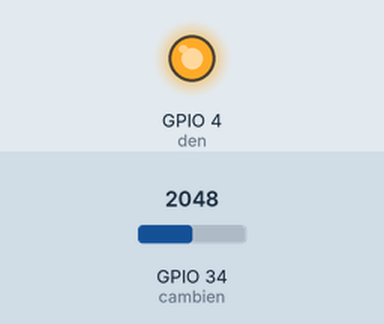
The sketch below on a simulated ESP32. Parts: output pins drawn as LEDs (lit = HIGH). Inputs (shaded band) come from the test bench; at power-on: GPIO 34 (cambien) = 2048. What the sketch prints to the serial monitor is not drawn.

Above: at 1.2 s.
1.3 s: GPIO 34 (cambien) set to 660
2.8 s: GPIO 34 (cambien) set to 569
At 3.7 s:
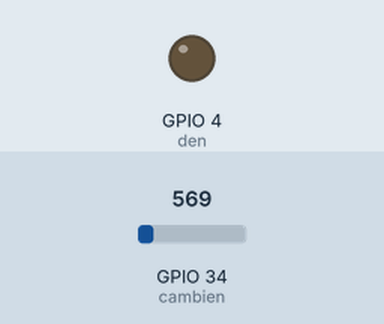
4.3 s: GPIO 34 (cambien) set to 640
At 5.0 s:
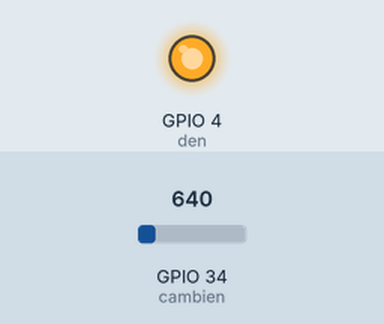
5.9 s: GPIO 34 (cambien) set to 560
At 6.3 s:
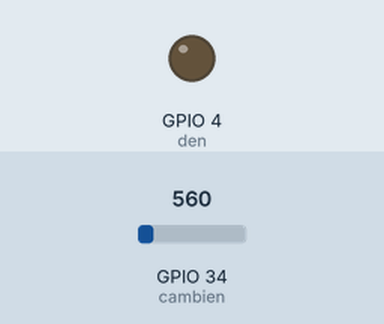
Timing chart, 0 to 8.5 s (numbered marks = the images above; inputs shaded):
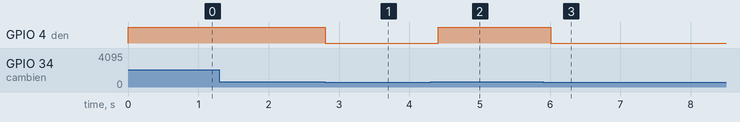

Measured:
- the behaviour switches between 601 and 600 on GPIO 34 (cambien) (found by bisection; images 0 and 1)
- after the input at 1.3 s, every drawn part: stays the same
- after the input at 2.8 s, GPIO 4 (den): HIGH → LOW at once
- after the input at 4.3 s, GPIO 4 (den): LOW → HIGH after 0.11 s
- after the input at 5.9 s, GPIO 4 (den): HIGH → LOW after 0.11 s

The sketch:

testMQ-x.ino
```cpp
// ---------------------------
// MQ-x <--> ESP <--> Led
// DATA <--> D34
//           D4  <--> (-)
// ---------------------------
//DONE

// giá trị digital
//int cambien = 34;
//int giatri;
//
//void setup() {
//  Serial.begin(9600);
//  pinMode(cambien, INPUT); //Cảm biến nhận tín hiệu
//}
//
//void loop() {
//  giatri = digitalRead(cambien); //Đọc giá trị cảm biến và gán vào biến giatri
//  Serial.print("Giá trị cảm biến: ");
//  Serial.println(giatri);
//  delay(200);
//}

//-------------------------------------
// giá trị analog
//int cambien = 34;
//int giatri;
//
//void setup() {
//  Serial.begin(9600);
//  pinMode(cambien, INPUT); //Cảm biến nhận tín hiệu
//}
//
//void loop() {
//  giatri = analogRead(cambien); //Đọc giá trị cảm biến và gán vào biến giatri
//  Serial.print("Giá trị cảm biến: ");
//  Serial.println(giatri);
//  delay(200);
//}

// -------------------------------------------------------
// kết hợp đèn led báo hiệu
int cambien = 34; //Cảm biến nối chân số 5 Arduino
int giatri;

int den = 4;

void setup() {
  Serial.begin(9600);

  pinMode(den, OUTPUT);
  digitalWrite(den, LOW); //Mặc định đèn tắt
  pinMode(cambien, INPUT); //Cảm biến nhận tín hiệu
}

void loop() {
  giatri = analogRead(cambien); //Đọc giá trị analog của cảm biến và gán vào biến giatri

  if (giatri > 600){ //Nếu giá trị cảm biến gas lớn hơn 600
    digitalWrite(den, HIGH); //Đèn sáng
  }
  else {
    digitalWrite(den, LOW); //Đèn tắt
  }

  Serial.print("Giá trị cảm biến: ");
  Serial.println(giatri);
  delay(200);
}
```
